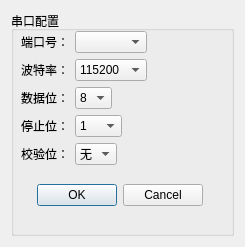
<?xml version="1.0" encoding="UTF-8"?>
<ui version="4.0">
 <class>serial</class>
 <widget class="QDialog" name="serial">
  <property name="geometry">
   <rect>
    <x>0</x>
    <y>0</y>
    <width>245</width>
    <height>247</height>
   </rect>
  </property>
  <property name="windowTitle">
   <string>Dialog</string>
  </property>
  <layout class="QGridLayout" name="gridLayout">
   <item row="0" column="0">
    <layout class="QVBoxLayout" name="verticalLayout" stretch="0">
     <item>
      <widget class="QGroupBox" name="groupBox">
       <property name="sizePolicy">
        <sizepolicy hsizetype="Expanding" vsizetype="Expanding">
         <horstretch>0</horstretch>
         <verstretch>0</verstretch>
        </sizepolicy>
       </property>
       <property name="title">
        <string>串口配置</string>
       </property>
       <widget class="QWidget" name="formLayoutWidget">
        <property name="geometry">
         <rect>
          <x>10</x>
          <y>20</y>
          <width>186</width>
          <height>151</height>
         </rect>
        </property>
        <layout class="QFormLayout" name="formLayout">
         <item row="0" column="0">
          <widget class="QLabel" name="ComLabel">
           <property name="text">
            <string>端口号：</string>
           </property>
          </widget>
         </item>
         <item row="0" column="1">
          <widget class="QComboBox" name="Com">
           <property name="sizePolicy">
            <sizepolicy hsizetype="Fixed" vsizetype="Fixed">
             <horstretch>0</horstretch>
             <verstretch>0</verstretch>
            </sizepolicy>
           </property>
          </widget>
         </item>
         <item row="1" column="0">
          <widget class="QLabel" name="BaudLabel">
           <property name="text">
            <string>波特率：</string>
           </property>
          </widget>
         </item>
         <item row="1" column="1">
          <widget class="QComboBox" name="Baud">
           <property name="sizePolicy">
            <sizepolicy hsizetype="Fixed" vsizetype="Fixed">
             <horstretch>0</horstretch>
             <verstretch>0</verstretch>
            </sizepolicy>
           </property>
           <item>
            <property name="text">
             <string>115200</string>
            </property>
           </item>
           <item>
            <property name="text">
             <string>9600</string>
            </property>
           </item>
          </widget>
         </item>
         <item row="2" column="0">
          <widget class="QLabel" name="DataLabel">
           <property name="text">
            <string>数据位：</string>
           </property>
          </widget>
         </item>
         <item row="2" column="1">
          <widget class="QComboBox" name="Data">
           <property name="sizePolicy">
            <sizepolicy hsizetype="Fixed" vsizetype="Fixed">
             <horstretch>0</horstretch>
             <verstretch>0</verstretch>
            </sizepolicy>
           </property>
           <item>
            <property name="text">
             <string>8</string>
            </property>
           </item>
           <item>
            <property name="text">
             <string>7</string>
            </property>
           </item>
           <item>
            <property name="text">
             <string>6</string>
            </property>
           </item>
           <item>
            <property name="text">
             <string>5</string>
            </property>
           </item>
          </widget>
         </item>
         <item row="3" column="0">
          <widget class="QLabel" name="StopLabel">
           <property name="text">
            <string>停止位：</string>
           </property>
          </widget>
         </item>
         <item row="3" column="1">
          <widget class="QComboBox" name="Stop">
           <property name="sizePolicy">
            <sizepolicy hsizetype="Fixed" vsizetype="Fixed">
             <horstretch>0</horstretch>
             <verstretch>0</verstretch>
            </sizepolicy>
           </property>
           <item>
            <property name="text">
             <string>1</string>
            </property>
           </item>
           <item>
            <property name="text">
             <string>1.5</string>
            </property>
           </item>
           <item>
            <property name="text">
             <string>2</string>
            </property>
           </item>
          </widget>
         </item>
         <item row="4" column="0">
          <widget class="QLabel" name="ParityLabel">
           <property name="text">
            <string>校验位：</string>
           </property>
          </widget>
         </item>
         <item row="4" column="1">
          <widget class="QComboBox" name="Parity">
           <property name="sizePolicy">
            <sizepolicy hsizetype="Fixed" vsizetype="Fixed">
             <horstretch>0</horstretch>
             <verstretch>0</verstretch>
            </sizepolicy>
           </property>
           <item>
            <property name="text">
             <string>无</string>
            </property>
           </item>
           <item>
            <property name="text">
             <string>奇</string>
            </property>
           </item>
           <item>
            <property name="text">
             <string>偶</string>
            </property>
           </item>
          </widget>
         </item>
        </layout>
       </widget>
       <widget class="QDialogButtonBox" name="buttonBox">
        <property name="geometry">
         <rect>
          <x>0</x>
          <y>170</y>
          <width>192</width>
          <height>28</height>
         </rect>
        </property>
        <property name="sizePolicy">
         <sizepolicy hsizetype="Expanding" vsizetype="Expanding">
          <horstretch>0</horstretch>
          <verstretch>0</verstretch>
         </sizepolicy>
        </property>
        <property name="orientation">
         <enum>Qt::Horizontal</enum>
        </property>
        <property name="standardButtons">
         <set>QDialogButtonBox::Cancel|QDialogButtonBox::Ok</set>
        </property>
       </widget>
      </widget>
     </item>
    </layout>
   </item>
  </layout>
 </widget>
 <resources/>
 <connections>
  <connection>
   <sender>buttonBox</sender>
   <signal>accepted()</signal>
   <receiver>serial</receiver>
   <slot>accept()</slot>
   <hints>
    <hint type="sourcelabel">
     <x>248</x>
     <y>254</y>
    </hint>
    <hint type="destinationlabel">
     <x>157</x>
     <y>274</y>
    </hint>
   </hints>
  </connection>
  <connection>
   <sender>buttonBox</sender>
   <signal>rejected()</signal>
   <receiver>serial</receiver>
   <slot>reject()</slot>
   <hints>
    <hint type="sourcelabel">
     <x>316</x>
     <y>260</y>
    </hint>
    <hint type="destinationlabel">
     <x>286</x>
     <y>274</y>
    </hint>
   </hints>
  </connection>
 </connections>
</ui>
